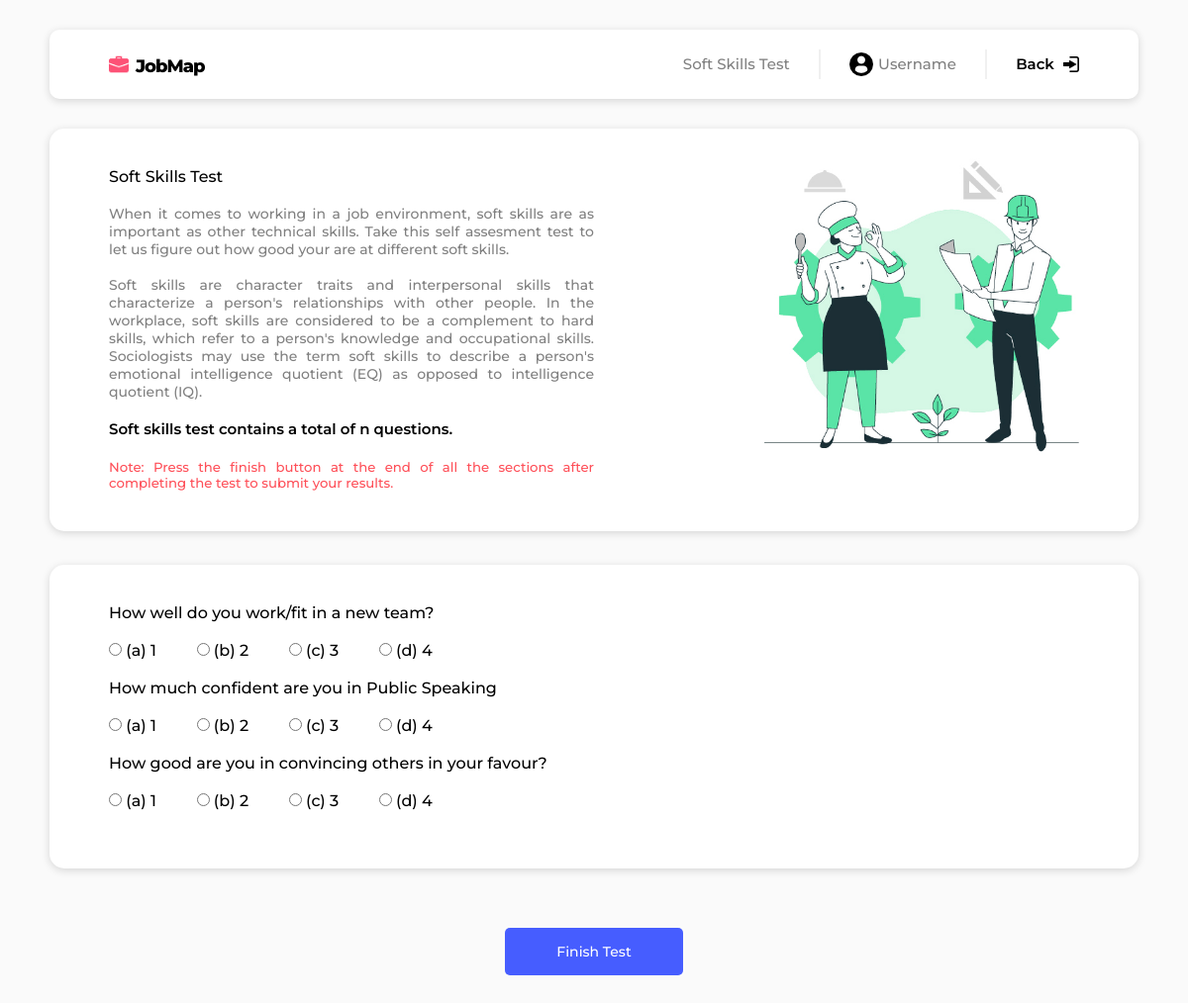
/soft.html, run on the app's committed database.
### appMain/models.py (models this page shows, shortened)
class soft_question(models.Model):
    id = models.IntegerField(primary_key=True)
    question = models.CharField(max_length=200)
    option1 = models.CharField(max_length=150)
    option2 = models.CharField(max_length=150)
    option3 = models.CharField(max_length=150)
    option4 = models.CharField(max_length=150)
    forms.RadioSelect
    answer = models.CharField(max_length=10)
    tag = models.CharField(max_length=20)

### appMain/views.py (the view)
# urls.py: path('soft.html', views.soft, name='soft'),
def soft(request):
    global questionList
    questionList = soft_question.objects.all()
    tmp=[]
    for ele in questionList:
        tmp.append(ele)
    questionList=random.sample(tmp,3)
    for q in questionList:
        print("question={} \nans={}".format(q.question, q.answer))
    return render(request, 'soft.html', {'questionList': questionList})

### templates/soft.html (shortened to what this page needs)
{% load mytags %} {% load static %}
<!DOCTYPE html>
<html>
    <head>
        <link rel="stylesheet" type="text/css" href="{% static '/css/style.css'%}" />
    </head>
    <body>
        <div id="home" class="space"></div>
        <nav>
            <a href="index.html">
                <span class="logo"><img src="{% static 'Images/suitcase.png'%}"/>JobMap</span></a>
            <ul>
                <b>Soft Skills Test</b>
                <li class="vl"></li>
                {% if user.is_authenticated %}
                <li id="user-detail">
                    <img class="user-icon" src="{% static 'Images/user.png'%}"/><b>{{user.username}}</b>
                </li>
                {% else %}
                <li id="user-detail">
                    <img class="user-icon" src="{% static 'Images/user.png'%}"/><b>Username</b>
                </li>
                {% endif %}
                <li class="vl"></li>
                <li>
                    <a href="dashboard.html">Back <img class="login-icon" src="{% static 'Images/login.png'%}"/></a>
                </li>
            </ul>
        </nav>
        <div class="space"></div>
        <div class="part">
            <div class="write-up">
                <br />
                <h3>Soft Skills Test</h3>
                <br /><br />
                <p>
                    When it comes to working in a job environment, soft skills are as important as other technical skills. Take this self assesment test to let us figure out how good your are at different soft skills.<br><br>
                    Soft skills are character traits and interpersonal skills that characterize a person's relationships with other people. In the workplace, soft skills are considered to be a complement to hard skills, which refer to a person's knowledge and occupational skills. Sociologists may use the term soft skills to describe a person's emotional intelligence quotient (EQ) as opposed to intelligence quotient (IQ).
                </p>
                <br />
                <h4>
                    Soft skills test contains a total of n questions.
                </h4>
                <br/><br/>
                <h5>
                    Note: Press the finish button at the end of all the sections
                    after completing the test to submit your results.
                </h5>
            </div>
            <div class="cover-image">
                <img style="width: 65%" src="{% static 'Images/skill.jpg' %}" />
            </div>
        </div>
        <div class="space"></div>
        <form method="post" action="soft_result.html">
            <div class="part">
                <br /> {% csrf_token %} {% for q in questionList %} {% if "ss" in q.tag %}
                <h3>
                    {{q.question}}<br /><br />
                    <input type="radio" name="id{{q.id}}" value="1" /> (a) {{q.option1}} &emsp;&emsp;
                     <input type="radio" name="id{{q.id}}" value="2" /> (b) {{q.option2}} &emsp;&emsp;
                    <input type="radio" name="id{{q.id}}" value="3" /> (c) {{q.option3}}
                    &emsp;&emsp; <input type="radio" name="id{{q.id}}" value="4" /> (d)
                    {{q.option4}} <br /><br />
                </h3>
                <br /> {% endif %} {% endfor %}
            </div>
            <div class="space"></div>
            <center>
                <button type="submit" class="blue button">Finish Test</button>
            </center>
            <br /><br />
        </form>
    </body>
</html>

### static/css/style.css (style rules this page uses)
* { box-sizing: border-box; font-family: 'Montserrat', sans-serif; margin: 0px; scroll-behavior: smooth; }
body { background-color: #FAFAFA; margin: 0px 50px 0px 50px; }
nav { padding: 20px 60px 20px 60px; background-color: white; border-radius: 10px; box-shadow: 0px 2px 8px rgba(0,0,0,0.15); height: 70px; font-size: 18px; font-weight: 600; width: 100%; }
a,a:hover, a:focus, a:active { text-decoration: none; color: inherit; }
.logo { float: left; font-weight: 800; letter-spacing: -1px; color: black; }
.logo img { height: 20px; margin-top: 5px; margin-right: 7px; margin-bottom: -2px; }
.vl { display: inline-block; margin: 0px -15px -10px 25px; border-left: 2px solid #f0f0f0; height: 30px; }
nav ul { list-style-type: none; display: inline-block; float: right; font-size: 15px; }
nav li { display: inline-block; margin-left: 40px; }
.login-icon { height: 16px; margin-left: 5px; margin-bottom: -3px; }
.user-icon { height: 24px; margin-right: 5px; margin-bottom: -7px; }
.write-up { float: left; width: 50%; text-align: justify; }
p { text-align: justify; font-weight: 500; line-height: 120%; font-size: 14px; color: grey; line-height: 18px; }
.cover-image { text-align: right; float: right; width: 50%; }
.cover-image img { width: 80%; }
.button { text-align: center; margin-top: 30px; font-size: 14px; border-radius: 5px; padding: 15px; width: 180px; font-weight: 500; color: white; cursor: pointer; }
.blue { background-color: #465dff; }
.part { background-color: white; padding: 20px 60px 40px 60px; border-radius: 15px; box-shadow: 0px 2px 8px rgba(0,0,0,0.15); display: inline-block; float: unset; width: 100%; }
.space { height: 30px; }
h4 { display: inline-block; margin-bottom: 2px; font-weight: 600; font-size: 15px; }
h5 { display: inline-block; font-weight: 500; color: #FE5059; }
ul b { font-weight: 500; color: grey; }
button { border: none; }
h3 { display: inline-block; font-size: 16px; font-weight: 500; }

### data on the page
soft_question: question "How well do you work/fit in a new team?", option1 "1", option2 "2", option3 "3", option4 "4"
soft_question: question "How much confident are you in Public Speaking", option1 "1", option2 "2", option3 "3", option4 "4"
soft_question: question "How good are you in convincing others in your favour?", option1 "1", option2 "2", option3 "3", option4 "4"
